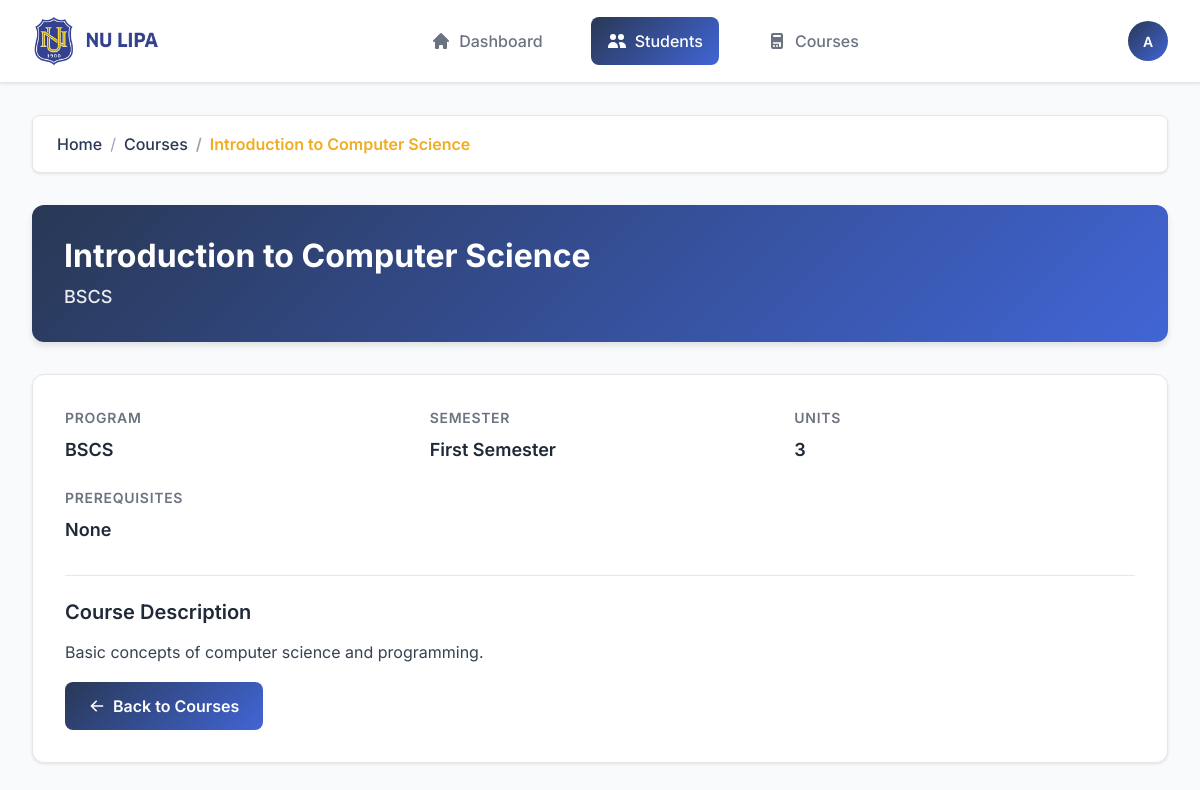
Page /details.php?id=1 on the committed database.
### tables this page shows
CREATE TABLE `courses` (
  `id` int(11) NOT NULL,
  `course_code` varchar(20) NOT NULL,
  `course_name` varchar(255) NOT NULL,
  `description` text DEFAULT NULL,
  `units` int(11) NOT NULL DEFAULT 3,
  `program` varchar(100) NOT NULL,
  `semester` varchar(50) NOT NULL,
  `prerequisites` varchar(255) DEFAULT NULL,
  `created_at` timestamp NOT NULL DEFAULT current_timestamp(),
  `updated_at` timestamp NOT NULL DEFAULT current_timestamp() ON UPDATE current_timestamp()
);

### details.php (the view, shortened to what this page needs)
<?php
include 'connections.php';
$course_id = intval($_GET['id']);
$stmt = $conn->prepare("SELECT * FROM courses WHERE id = ?");
$stmt->bind_param("i", $course_id);
$stmt->execute();
$result = $stmt->get_result();
$course = $result->fetch_assoc();
?>
<!DOCTYPE html>
<html lang="en">
<head>
    <link rel="stylesheet" href="style.css" />
    <link href="https://cdn.jsdelivr.net/npm/bootstrap@5.3.0/dist/css/bootstrap.min.css" rel="stylesheet" />
</head>
<body>
<header class="header-bar">
  <a href="index.php" class="logo">
    <img src="images/National University Lipa.png" alt="NU Lipa" class="logo-image" style="width: 130px; height: 50px;">
  </a>
  <nav class="nav-menu">
    <a href="enrollee.php" class="nav-item">
      <svg class="nav-icon" fill="currentColor" viewBox="0 0 20 20">
        <path d="M10.707 2.293a1 1 0 00-1.414 0l-7 7a1 1 0 001.414 1.414L4 10.414V17a1 1 0 001 1h2a1 1 0 001-1v-2a1 1 0 011-1h2a1 1 0 011 1v2a1 1 0 001 1h2a1 1 0 001-1v-6.586l.293.293a1 1 0 001.414-1.414l-7-7z"/>
      </svg>
      Dashboard
    </a>
    <a href="admin.php" class="nav-item active">
      <svg class="nav-icon" fill="currentColor" viewBox="0 0 20 20">
        <path d="M9 6a3 3 0 11-6 0 3 3 0 016 0zM17 6a3 3 0 11-6 0 3 3 0 016 0zM12.93 17c.046-.327.07-.66.07-1a6.97 6.97 0 00-1.5-4.33A5 5 0 0119 16v1h-6.07zM6 11a5 5 0 015 5v1H1v-1a5 5 0 015-5z"/>
      </svg>
      Students
    </a>
    <a href="courses.php" class="nav-item">
      Courses
    </a>
  </nav>
  <div class="header-actions">
    <div class="user-profile-dropdown">
      <div class="user-profile" onclick="toggleDropdown()">A</div>
    </div>
  </div>
</header>
<main class="main-content">
  <nav aria-label="breadcrumb">
    <ol class="breadcrumb">
      <li class="breadcrumb-item"><a href="index.php">Home</a></li>
      <li class="breadcrumb-item"><a href="courses.php">Courses</a></li>
      <li class="breadcrumb-item active" aria-current="page"><?= htmlspecialchars($course['course_name']); ?></li>
    </ol>
  </nav>
  <div class="course-header">
    <h1 class="course-title"><?= htmlspecialchars($course['course_name']); ?></h1>
    <div class="course-code"><?= htmlspecialchars($course['course_code']); ?></div>
  </div>
  <div class="course-details-card">
    <div class="detail-grid">
      <div class="detail-item">
        <div class="detail-label">Program</div>
        <div class="detail-value"><?= htmlspecialchars($course['program']); ?></div>
      </div>
      <div class="detail-item">
        <div class="detail-label">Semester</div>
        <div class="detail-value"><?= htmlspecialchars($course['semester']); ?></div>
      </div>
      <div class="detail-item">
        <div class="detail-label">Units</div>
        <div class="detail-value"><?= intval($course['units']); ?></div>
      </div>
      <div class="detail-item">
        <div class="detail-label">Prerequisites</div>
        <div class="detail-value"><?= htmlspecialchars($course['prerequisites'] ?: 'None'); ?></div>
      </div>
    </div>
    <div class="description-section">
      <h2 class="section-title">Course Description</h2>
      <p class="description-text"><?= nl2br(htmlspecialchars($course['description'])); ?></p>
    </div>
    <a href="courses.php" class="back-button">
      <svg class="back-icon" fill="currentColor" viewBox="0 0 20 20">
        <path fill-rule="evenodd" d="M9.707 16.707a1 1 0 01-1.414 0l-6-6a1 1 0 010-1.414l6-6a1 1 0 011.414 1.414L5.414 9H17a1 1 0 110 2H5.414l4.293 4.293a1 1 0 010 1.414z" clip-rule="evenodd"/>
      </svg>
      Back to Courses
    </a>
  </div>
</main>
</body>
</html>

### style.css (style rules this page uses)
body { background-color: #f8f9fa; font-family: 'Segoe UI', Tahoma, Geneva, Verdana, sans-serif; }
body { background-color: #f8f9fa; }

### details.php (style rules this page uses)
body { background: #f8fafc; font-family: 'Inter', -apple-system, BlinkMacSystemFont, 'Segoe UI', Roboto, sans-serif; color: #374151; margin: 0; padding: 0; }
.header-bar { background: #ffffff; border-bottom: 1px solid #e5e7eb; padding: 1rem 2rem; display: flex; align-items: center; justify-content: space-between; position: sticky; top: 0; z-index: 100; box-shadow: 0 1px 3px rgba(0,0,0,0.1); }
.logo { display: flex; align-items: center; gap: 0.75rem; font-size: 1.5rem; font-weight: 700; color: #1f2937; text-decoration: none; }
.nav-menu { display: flex; gap: 2rem; align-items: center; }
.nav-item { display: flex; align-items: center; gap: 0.5rem; padding: 0.75rem 1rem; border-radius: 8px; text-decoration: none; color: #6b7280; font-weight: 500; transition: all 0.2s ease; }
.nav-item.active { background: linear-gradient(135deg, #293855, #4165D5); color: white; }
.nav-icon { width: 20px; height: 20px; }
.header-actions { display: flex; align-items: center; gap: 1rem; }
.user-profile-dropdown { position: relative; }
.user-profile { width: 40px; height: 40px; border-radius: 50%; background: linear-gradient(135deg, #293855, #4165D5); display: flex; align-items: center; justify-content: center; color: white; font-weight: 600; font-size: 0.875rem; cursor: pointer; transition: all 0.2s ease; }
.main-content { padding: 2rem; max-width: 1200px; margin: 0 auto; }
.breadcrumb { background: #ffffff; border-radius: 8px; padding: 1rem 1.5rem; margin-bottom: 2rem; box-shadow: 0 1px 3px rgba(0,0,0,0.1); border: 1px solid #e5e7eb; }
.breadcrumb-item + .breadcrumb-item::before { color: #9ca3af; }
.breadcrumb-item a { color: #293855; text-decoration: none; font-weight: 500; }
.breadcrumb-item.active { color: #F1AC20; font-weight: 600; }
.course-header { background: linear-gradient(135deg, #293855, #4165D5); color: white; padding: 2rem; border-radius: 12px; margin-bottom: 2rem; box-shadow: 0 4px 6px rgba(0, 0, 0, 0.1); }
.course-title { font-size: 2rem; font-weight: 700; margin-bottom: 0.5rem; }
.course-code { font-size: 1.125rem; opacity: 0.9; font-weight: 500; }
.course-details-card { background: #ffffff; border-radius: 12px; padding: 2rem; box-shadow: 0 1px 3px rgba(0,0,0,0.1); border: 1px solid #e5e7eb; margin-bottom: 2rem; }
.detail-grid { display: grid; grid-template-columns: repeat(auto-fit, minmax(250px, 1fr)); gap: 1.5rem; margin-bottom: 2rem; }
.detail-item { display: flex; flex-direction: column; gap: 0.5rem; }
.detail-label { font-size: 0.875rem; font-weight: 600; color: #6b7280; text-transform: uppercase; letter-spacing: 0.05em; }
.detail-value { font-size: 1.125rem; font-weight: 600; color: #1f2937; }
.description-section { border-top: 1px solid #e5e7eb; padding-top: 1.5rem; }
.section-title { font-size: 1.25rem; font-weight: 600; color: #1f2937; margin-bottom: 1rem; }
.description-text { font-size: 1rem; line-height: 1.6; color: #374151; }
.back-button { background: linear-gradient(135deg, #293855, #4165D5); color: white; border: none; padding: 0.75rem 1.5rem; border-radius: 8px; font-weight: 600; text-decoration: none; display: inline-flex; align-items: center; gap: 0.5rem; transition: all 0.2s ease; }
.back-icon { width: 16px; height: 16px; }

### rows in the picture
courses: course_name "Introduction to Computer Science", course_code "BSCS", program "BSCS", semester "First Semester", units "3", prerequisites "None", description "Basic concepts of computer science and programming."
